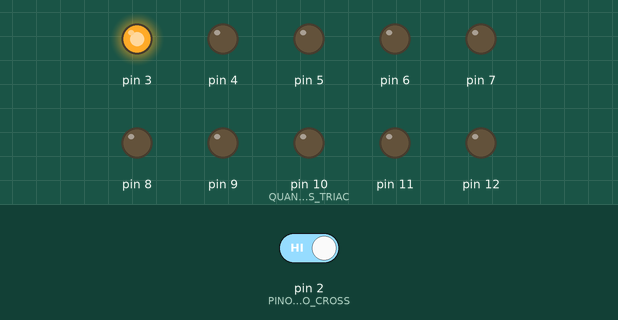
Recording of a sketch running on a simulated Arduino Uno, built with avr-gcc and run on an emulated ATmega328P. Parts: output pins drawn as LEDs (lit = HIGH). The inputs (shaded band) are chosen by the test bench; at power-on: pin 2 (PINO_ZERO_CROSS) HIGH.

Above: at 0.1 s.
At 9.2 s:
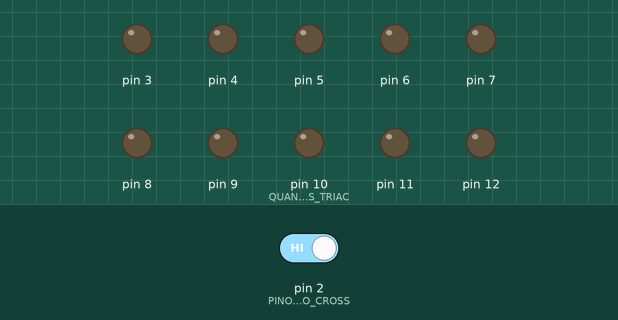
9.3 s: pin 2 (PINO_ZERO_CROSS) driven LOW
At 9.8 s:
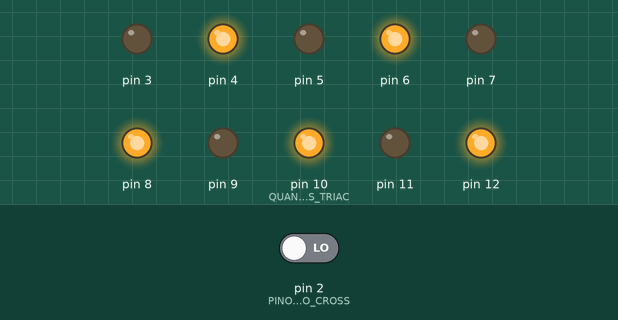
Timing chart, 0 to 12.3 s (numbered marks = the images above; inputs shaded):
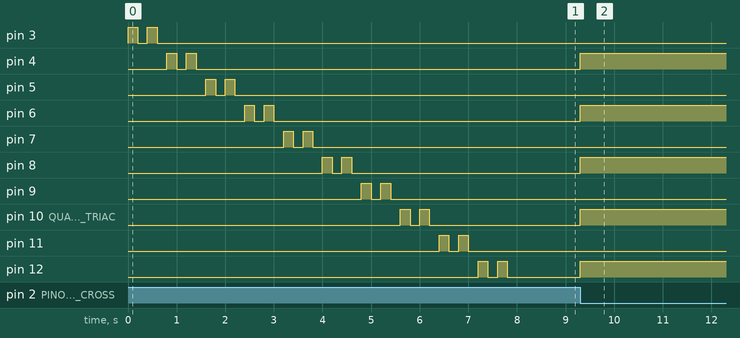

The sketch:

luminariaIncandescenteACVer2.ino
```cpp
#include "Constantes.h"
#include "PinoClass.h"

//*********************************
//#define DEBUGANDO
//*********************************

PinoClass Pinos[QUANTIDADE_PINOS_TRIAC];

int contadorCalcularDelays = 0;
bool devoCalcularDelays = false;
volatile bool cruzou_zero = false;

ISR(INT0_vect)
{
  //a cada semiciclo
  cruzou_zero = true;
}

void setup() {
#ifdef DEBUGANDO
  Serial.begin(9600);
  Serial.print("Frequencia da rede: ");
  Serial.print(FREQUENCIA_REDE);
  Serial.println("Hz.");
  Serial.print("Tempo entre picos AC: ");
  Serial.print(TEMPO_SEMICICLO_SEGUNDOS);
  Serial.println("s.");
  Serial.print("Tempo entre picos AC: ");
  Serial.print(TEMPO_SEMICICLO_US);
  Serial.println("us");
  Serial.print("Tamanho da classe PinoClass: ");
  Serial.print(sizeof(PinoClass));
  Serial.println(" bytes");
  Serial.print("TEMPO_GASTO_DISPARANDO_TRIACS: ");
  Serial.print(TEMPO_GASTO_DISPARANDO_TRIACS);
  Serial.println(" us");
  Serial.print("PROPORCAO_TRANSICAO_TEMPO_TOTAL: ");
  Serial.print(PROPORCAO_TRANSICAO_TEMPO_TOTAL);
  Serial.println("x");
#endif

  //cria as estruturas na classe que representa os pinos
  Pinos[0] = *(new PinoClass(&PORTD, &DDRD, PORTD3, -999, INCREMENTO_BRILHO));
  Pinos[1] = *(new PinoClass(&PORTD, &DDRD, PORTD4, 3500, -INCREMENTO_BRILHO));
  Pinos[2] = *(new PinoClass(&PORTD, &DDRD, PORTD5, -500, INCREMENTO_BRILHO));
  Pinos[3] = *(new PinoClass(&PORTD, &DDRD, PORTD6, 3000, -INCREMENTO_BRILHO));
  Pinos[4] = *(new PinoClass(&PORTD, &DDRD, PORTD7, -100, INCREMENTO_BRILHO));
  Pinos[5] = *(new PinoClass(&PORTB, &DDRB, PORTB0, 2000, -INCREMENTO_BRILHO));
  Pinos[6] = *(new PinoClass(&PORTB, &DDRB, PORTB1, 500, INCREMENTO_BRILHO));
  Pinos[7] = *(new PinoClass(&PORTB, &DDRB, PORTB2, 3900, -INCREMENTO_BRILHO));
  Pinos[8] = *(new PinoClass(&PORTB, &DDRB, PORTB3, -750, INCREMENTO_BRILHO));
  Pinos[9] = *(new PinoClass(&PORTB, &DDRB, PORTB4, 3400, -INCREMENTO_BRILHO));

  //teste de inicialização
  for (uint8_t pin = 0; pin < QUANTIDADE_PINOS_TRIAC; pin++)
  {
    Pinos[pin].calculaEstadoPinoEDelay();

    Pinos[pin].ligaPino();
    _delay_ms(200);
    Pinos[pin].desligaPino();
    _delay_ms(200);
    Pinos[pin].ligaPino();
    _delay_ms(200);
    Pinos[pin].desligaPino();
    _delay_ms(200);
  }

  //seta a INT0 para disparar quando a tensão cai pra zero (falling edge)
  EICRA |= (1 << ISC01);
  EICRA &= ~(1 << ISC00);

  //habilita a interrupção
  EIMSK |= (1 << INT0);
  sei();

#ifdef DEBUGANDO
  Serial.println("Sistema rodando.");
#endif
}

void loop() {

  if (cruzou_zero)
  {

    int16_t menorDelay = INT16_MAX; //valor muito alto, vai buscar o menor depois
    int8_t indexMenorDelay = INT8_MAX; //valor muito alto, vai buscar o menor depois
    int16_t delayAcumulado = 0;

    while (indexMenorDelay > -1)
    {
      menorDelay = INT16_MAX;
      indexMenorDelay = -1;

      //procura o menor delay a ser executado
      for (int8_t j = 0; j < QUANTIDADE_PINOS_TRIAC; j++)
      {
        if (Pinos[j].getEstado() == EstadoPinoEnum::Delay && Pinos[j].delayDaIteracao < menorDelay)
        {
          menorDelay = Pinos[j].delayDaIteracao;
          indexMenorDelay = j;
        }
      }

      if (indexMenorDelay >= 0) //achou o index do menor delay
      {
        //adiciona no delay que já foi executado, por exemplo, se um pino deve ter 100us
        //e o outro 130us, o segundo só deve fazer um delay de 30us
        int16_t delayAExecutar = menorDelay - delayAcumulado;
        delayMicroseconds(delayAExecutar);
        Pinos[indexMenorDelay].geraPulso();
        delayAcumulado += delayAExecutar;

        //coloca um valor muito alto para não passar mais na próxima iteração
        Pinos[indexMenorDelay].delayDaIteracao = INT16_MAX;

#ifdef DEBUGANDO
        Serial.print("indexMenorDelay ");
        Serial.println(indexMenorDelay);

        Serial.print("menorDelay ");
        Serial.println(menorDelay);

        Serial.print("delayAcumulado ");
        Serial.println(delayAcumulado);

        Serial.print("delayAExecutar ");
        Serial.println(delayAExecutar);
#endif

      }

    }

    devoCalcularDelays = contadorCalcularDelays++ % 3 == 0;  //só recalcula a cada 4 semiciclos
    if (devoCalcularDelays)
    {
      contadorCalcularDelays = 1;
    }

    for (int i = 0; i < QUANTIDADE_PINOS_TRIAC; i++)
    {
      if (devoCalcularDelays)
      {
        Pinos[i].calculaEstadoPinoEDelay();
      } else
      {
        Pinos[i].restauraDelaySalvo();
      }

      Pinos[i].fazIncrementoBrilho();
      EstadoPinoEnum estado = Pinos[i].getEstado();

      if (estado == EstadoPinoEnum::Ligado)
      {
#ifdef DEBUGANDO
        Serial.print("ligando pino do index ");
        Serial.println(i);
#endif
        Pinos[i].ligaPino();
      }
      else if (estado == EstadoPinoEnum::Desligado)
      {
#ifdef DEBUGANDO
        Serial.print("desligando pino do index ");
        Serial.println(i);
#endif
        Pinos[i].desligaPino();
      }
    }

#ifdef DEBUGANDO
    Serial.println("-----------fim do cruzou_zero------------");
    //while (true);
#endif

    cruzou_zero = false;
  }


}
```

Constantes.h
```cpp
#ifndef CONSTANTES_H
#define CONSTANTES_H

#define PINO_ZERO_CROSS 2
#define QUANTIDADE_PINOS_TRIAC 10
#define FREQUENCIA_REDE 60
#define limiteInferior -1000
#define limiteSuperior 4000
#define INCREMENTO_BRILHO 1

//tempo entre cada semiciclo, em segundos
#define TEMPO_SEMICICLO_SEGUNDOS (1.0 / (FREQUENCIA_REDE * 2.0))
#define TEMPO_SEMICICLO_US (int16_t)(TEMPO_SEMICICLO_SEGUNDOS * 1000.0 * 1000.0)

//tamanho do pulso para disparo dos triacs, 10us ta bom
#define PULSO_DISPARO_US 5

//tempo total gasto disparando triacs, mais uma folga, precisa levar em conta para ligar-desligar os triacs e o tempo de execução de instruções
#define TEMPO_GASTO_DISPARANDO_TRIACS (120 + (PULSO_DISPARO_US * QUANTIDADE_PINOS_TRIAC))

//quantidade de semiciclos que deve durar a transicao, quanto maior, mais demorada é a transição ligado-desligado
#define TEMPO_TRANSICAO_SEMICICLOS 2080

#define PROPORCAO_TRANSICAO_TEMPO_TOTAL (int16_t)(TEMPO_SEMICICLO_US / TEMPO_TRANSICAO_SEMICICLOS)

#endif
```

PinoClass.h
```cpp
#ifndef PINO_CLASS_H
#define PINO_CLASS_H

enum class EstadoPinoEnum { Ligado, Desligado, Delay };

class PinoClass {
  public:
    int16_t delayDaIteracao;

    PinoClass()
    {

    }

    PinoClass(byte* PORT, byte* DDR, byte PORTN, int16_t Brilho, int8_t direcaoIncremento)
    {
      _AtmegaPORT = PORT;
      _AtmegaDDR = DDR;
      _AtmegaPORTN = PORTN;
      _brilhoDoPino = Brilho;
      _direcaoIncremento = direcaoIncremento;

      //coloca o pino como saída
      *_AtmegaDDR |= (1 << _AtmegaPORTN);
    }

    EstadoPinoEnum getEstado()
    {
      return _estadoPino;
    }

    void restauraDelaySalvo()
    {
      delayDaIteracao = _delayDaIteracao_temp;
    }

    void ligaPino()
    {
      *_AtmegaPORT |= (1 << _AtmegaPORTN);
    }

    void desligaPino()
    {
      *_AtmegaPORT &= ~(1 << _AtmegaPORTN);
    }

    void geraPulso()
    {
      *_AtmegaPORT |= (1 << _AtmegaPORTN);
      _delay_us(PULSO_DISPARO_US);
      *_AtmegaPORT &= ~(1 << _AtmegaPORTN);
    }

    void calculaEstadoPinoEDelay()
    {
      if (_brilhoDoPino <= TEMPO_GASTO_DISPARANDO_TRIACS)
      {
        _estadoPino = EstadoPinoEnum::Desligado;
      }
      else if (_brilhoDoPino > TEMPO_GASTO_DISPARANDO_TRIACS && _brilhoDoPino < TEMPO_TRANSICAO_SEMICICLOS - TEMPO_GASTO_DISPARANDO_TRIACS)
      {
        _estadoPino = EstadoPinoEnum::Delay;
        // faz um calculo de proporção para adequar o delay
        // ex:         proporcao = 8333 (tempo semiciclo) / 2085 (tempo transição)
        //     depois, tempo =     1000 (brilho) * 4 (proporcao)
        //     depois, delay =     8333 (tempo semiciclo) - 4000 (tempo)
        int16_t tempo  = _brilhoDoPino * PROPORCAO_TRANSICAO_TEMPO_TOTAL;
        delayDaIteracao = TEMPO_SEMICICLO_US - tempo - TEMPO_GASTO_DISPARANDO_TRIACS;
        _delayDaIteracao_temp = delayDaIteracao;
      }
      else
      {
        _estadoPino = EstadoPinoEnum::Ligado;
      }
    }

    void fazIncrementoBrilho()
    {
      //faz o incremento do brilho e altera a direção do incremento, se precisar
      _brilhoDoPino += _direcaoIncremento;

      if (_brilhoDoPino <= limiteInferior || _brilhoDoPino >= limiteSuperior)
      {
        _direcaoIncremento *= -1;
      }
    }

  private:
    //registradores da porta, conjunto de 8 pinos
    byte* _AtmegaPORT;

    //registrador que identifica se o pino é input ou output
    byte* _AtmegaDDR;

    //registrador do pino
    byte _AtmegaPORTN;

    int16_t _brilhoDoPino;
    int8_t _direcaoIncremento;
    int16_t _delayDaIteracao_temp;
    EstadoPinoEnum _estadoPino;
};


#endif
```

Measured:
- after the input at 9.3 s, pin 4, pin 6, pin 8, pin 10 (QUANTIDADE_PINOS_TRIAC), pin 12: LOW → HIGH at once
